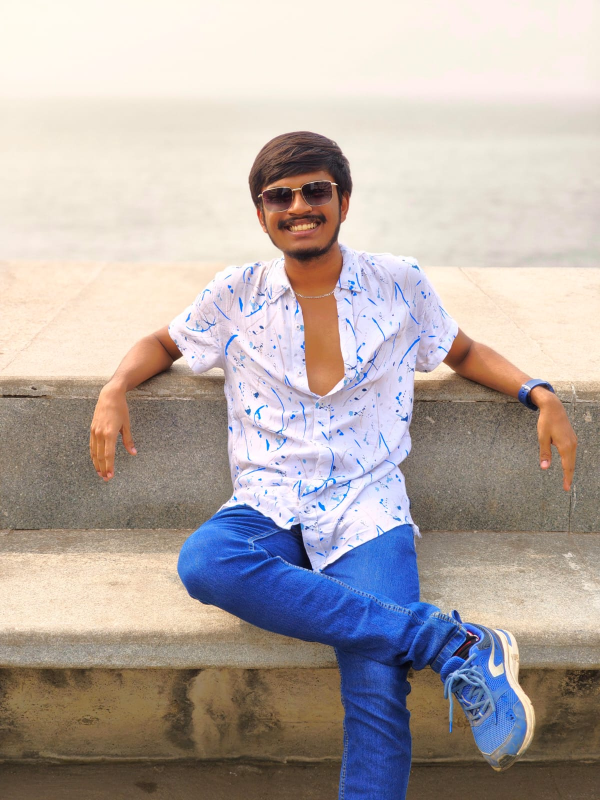
#> input picture Images/Akshat.jpeg, 1200 x 1600 px, found by its file name (shown at 1/2 size)
$ python pipeline.py
#> lines starting #> are read from the running program, lines starting #| are printed output that depends on the picture; after the words box and inside, x2 and y2 are one past the last pixel; in counts of white or black regions, pixels touching at a corner belong together
"""
Portrait -> dithered dot-grid pipeline.

Produces two binary 300x340 grids:
- light_grid: ink where the photo is DARK (normal halftone, bg kept)
- dark_grid: ink where the SUBJECT is LIGHT (bg segmented out, hard-cleared)
"""
import numpy as np
from PIL import Image, ImageOps, ImageEnhance, ImageFilter
from scipy import ndimage
import json

GRID_W, GRID_H = 300, 340

# ---------- 1. crop head+shoulders ----------
def crop_head_shoulders(img, fx, fy, fw, fh):
    face_cx = fx + fw / 2
    crop_h = int(fh * 1.35 / 0.32)
    crop_w = int(crop_h * GRID_W / GRID_H)
    top_of_head = fy - 0.3 * fh
    crop_top = int(top_of_head - 0.12 * crop_h)
    crop_bottom = crop_top + crop_h
    crop_left = int(face_cx - crop_w / 2)
    crop_right = crop_left + crop_w
    return img.crop((crop_left, crop_top, crop_right, crop_bottom))

# ---------- 2. preprocess ----------
def preprocess(img):
    img = img.resize((GRID_W, GRID_H), Image.LANCZOS)
    img = ImageOps.autocontrast(img, cutoff=1)
    img = ImageEnhance.Contrast(img).enhance(1.3)
    img = img.filter(ImageFilter.UnsharpMask(radius=3, percent=140))
    return img

# ---------- 3. background segmentation (for dark mode) ----------
def segment_subject(rgb_arr):
    h, w, _ = rgb_arr.shape
    patches = [
        rgb_arr[0:12, 0:12], rgb_arr[0:12, w-12:w],
        rgb_arr[h-12:h, 0:12], rgb_arr[h-12:h, w-12:w],
    ]
    samples = np.concatenate([p.reshape(-1, 3) for p in patches], axis=0)
    bg_colour = np.median(samples, axis=0)

    dist = np.sqrt(((rgb_arr.astype(np.float32) - bg_colour) ** 2).sum(axis=2))
    thresh = max(28.0, np.percentile(dist, 15) * 1.8)
    subject_mask = dist > thresh

    subject_mask = ndimage.binary_closing(subject_mask, structure=np.ones((5, 5)), iterations=2)
    subject_mask = ndimage.binary_fill_holes(subject_mask)
    labeled, n = ndimage.label(subject_mask)
    if n > 0:
        sizes = ndimage.sum(subject_mask, labeled, range(1, n + 1))
        largest = np.argmax(sizes) + 1
        subject_mask = labeled == largest
    subject_mask = ndimage.binary_erosion(subject_mask, structure=np.ones((3, 3)), iterations=1)
    return subject_mask

# ---------- 4. serpentine Floyd-Steinberg dithering ----------
def floyd_steinberg_serpentine(gray):
    """gray: float array (h,w) in [0,255]. Returns binary array: 1 = ink (dark)."""
    h, w = gray.shape
    buf = gray.astype(np.float64).copy()
    ink = np.zeros((h, w), dtype=np.uint8)
    for y in range(h):
        left_to_right = (y % 2 == 0)
        xs = range(w) if left_to_right else range(w - 1, -1, -1)
        xdir = 1 if left_to_right else -1
        for x in xs:
            old = buf[y, x]
            new = 0.0 if old < 128 else 255.0
            ink[y, x] = 1 if new == 0.0 else 0
            err = old - new
            if left_to_right:
                if x + 1 < w:
                    buf[y, x + 1] += err * 7 / 16
                if y + 1 < h:
                    if x - 1 >= 0:
                        buf[y + 1, x - 1] += err * 3 / 16
                    buf[y + 1, x] += err * 5 / 16
                    if x + 1 < w:
                        buf[y + 1, x + 1] += err * 1 / 16
            else:
                if x - 1 >= 0:
                    buf[y, x - 1] += err * 7 / 16
                if y + 1 < h:
                    if x + 1 < w:
                        buf[y + 1, x + 1] += err * 3 / 16
                    buf[y + 1, x] += err * 5 / 16
                    if x - 1 >= 0:
                        buf[y + 1, x - 1] += err * 1 / 16
    return ink

# ---------- 5. run-length encode rows into path runs ----------
def rows_to_runs(ink):
    """Return list of (y, x_start, run_len) for contiguous 1s per row."""
    h, w = ink.shape
    runs = []
    for y in range(h):
        row = ink[y]
        x = 0
        while x < w:
            if row[x]:
                x0 = x
                while x < w and row[x]:
                    x += 1
                runs.append((y, x0, x - x0))
            else:
                x += 1
    return runs

def main():
    src = Image.open('akshat.jpeg').convert('RGB')
#> src is the input picture: PIL image 1200x1600 RGB; mean R, G, B 180.9, 170.7, 167
    fx, fy, fw, fh = 493, 311, 207, 207
    cropped = crop_head_shoulders(src, fx, fy, fw, fh)
    proc = preprocess(cropped)
    proc.save('processed_300x340.png')

    rgb_arr = np.array(proc)
    gray = np.array(proc.convert('L')).astype(np.float64)

    light_ink = floyd_steinberg_serpentine(gray.copy())
#> after the loop in floyd_steinberg_serpentine, `for y in range(h):`:
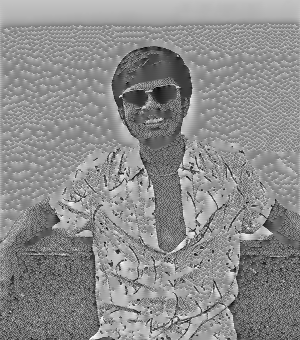
#> buf: shape (340, 300) float64; min -97.98, max 358, mean 153.5; drawn with min black and max white
#> after the loop in floyd_steinberg_serpentine, `for y in range(h):`:
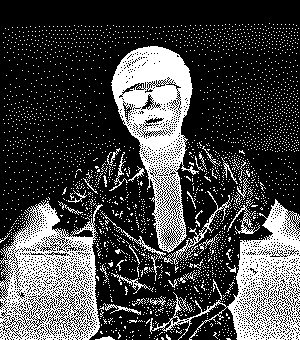
#> ink: shape (340, 300); values 0 (black) and 1 (white), 27.5% white; 2672 white regions (2635 under 20 px), largest, box (x1, y1, x2, y2) and area: (111, 46, 199, 253) 7837, (0, 200, 103, 340) 7798, (150, 199, 300, 340) 6248

    subject_mask = segment_subject(rgb_arr)
#> in segment_subject, `samples = np.concatenate([p.reshape(-1, 3) for p in patches], axis=0)`: samples = 576 rows, first 8: [255, 255, 250], [255, 255, 250], [255, 255, 250], [255, 255, 250], [255, 255, 250], [255, 255, 246], [255, 255, 246], [255, 255, 246]
#> in segment_subject, `bg_colour = np.median(samples, axis=0)`: bg_colour = [249, 243, 216.5]
#> in segment_subject, `dist = np.sqrt(((rgb_arr.astype(np.float32) - bg_colour) ** 2).sum(axi..`:
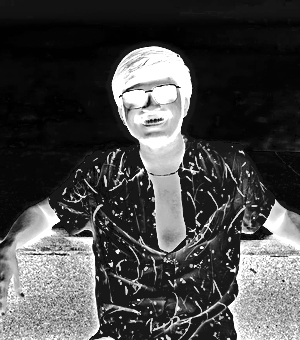
#> dist: shape (340, 300) float64; min 1.12, max 409.8, mean 118.2; drawn with min black and max white
#> in segment_subject, `thresh = max(28.0, np.percentile(dist, 15) * 1.8)`: thresh = 28
#> in segment_subject, `subject_mask = dist > thresh`: subject_mask: shape (340, 300) bool; 62.5% white; 303 black regions (292 under 20 px), largest, box (x1, y1, x2, y2) and area: (0, 10, 300, 238) 36967, (217, 0, 263, 6) 222, (240, 229, 266, 240) 97
#> in segment_subject, `subject_mask = ndimage.binary_closing(subject_mask, structure=np.ones(..`: subject_mask: shape (340, 300) bool; 62.1% white; 2 black regions, box (x1, y1, x2, y2) and area: (0, 0, 300, 340) 38169, (259, 151, 284, 176) 460
#> in segment_subject, `subject_mask = ndimage.binary_fill_holes(subject_mask)`: subject_mask: shape (340, 300) bool; 62.6% white; 1 black region, box (x1, y1, x2, y2) and area: (0, 0, 300, 340) 38169
#> in segment_subject, `labeled, n = ndimage.label(subject_mask)`:
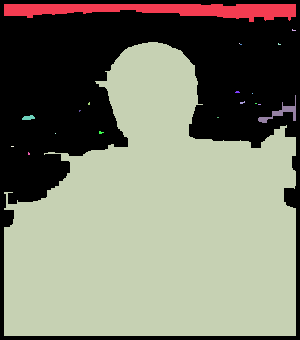
#> labeled: shape (340, 300) int32; 21 distinct labels, from 0 to 20; one colour per label, 0 black
#> in segment_subject, `labeled, n = ndimage.label(subject_mask)`: n = 20
#> in segment_subject, `sizes = ndimage.sum(subject_mask, labeled, range(1, n + 1))`: sizes = 20 values, max 60303 at index 2, min 1 at index 3, mean 3191.6
#> in segment_subject, `largest = np.argmax(sizes) + 1`: largest = 3
#> in segment_subject, `subject_mask = labeled == largest`: subject_mask: shape (340, 300) bool; 59.1% white; 1 black region, box (x1, y1, x2, y2) and area: (0, 0, 300, 340) 41697
#> in segment_subject, `subject_mask = ndimage.binary_erosion(subject_mask, structure=np.ones(..`: subject_mask: shape (340, 300) bool; 57.7% white; 1 black region, box (x1, y1, x2, y2) and area: (0, 0, 300, 340) 43151
    inv_gray = 255.0 - gray
    dark_ink_full = floyd_steinberg_serpentine(inv_gray.copy())
#> after the loop in floyd_steinberg_serpentine (call 2), `for y in range(h):`:
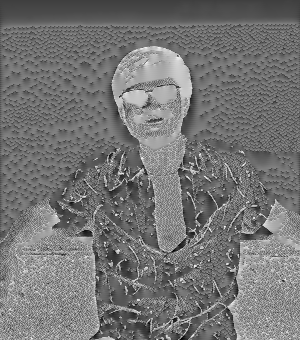
#> buf: shape (340, 300) float64; min -116.6, max 359.2, mean 102.5; drawn with min black and max white
#> after the loop in floyd_steinberg_serpentine (call 2), `for y in range(h):`:
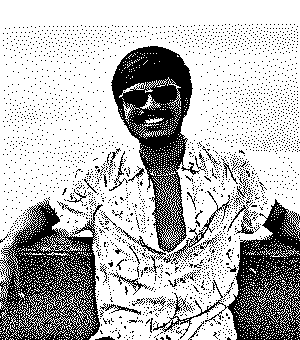
#> ink: shape (340, 300); values 0 (black) and 1 (white), 72.5% white; 2673 black regions (2636 under 20 px), largest, box (x1, y1, x2, y2) and area: (111, 46, 200, 253) 7849, (0, 199, 103, 340) 7797, (153, 199, 300, 340) 6224
    dark_ink = dark_ink_full * subject_mask.astype(np.uint8)
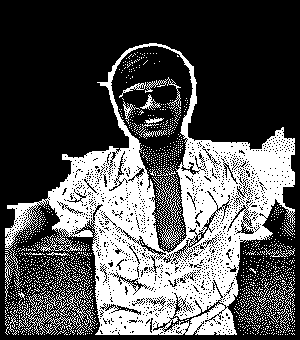
#> dark_ink: shape (340, 300); values 0 (black) and 1 (white), 33% white; 1413 white regions (1389 under 20 px), largest, box (x1, y1, x2, y2) and area: (5, 43, 295, 335) 28182, (18, 288, 93, 335) 888, (153, 176, 182, 249) 553

    print("light ink count:", int(light_ink.sum()))
#| light ink count: 28000
    print("dark ink count:", int(dark_ink.sum()))
#| dark ink count: 33618
    print("subject mask px:", int(subject_mask.sum()), "/", subject_mask.size)
#| subject mask px: 58849 / 102000

    np.save('light_ink.npy', light_ink)
    np.save('dark_ink.npy', dark_ink)
    np.save('subject_mask.npy', subject_mask)

    Image.fromarray(((1 - light_ink) * 255).astype(np.uint8)).save('preview_light.png')
    Image.fromarray((dark_ink * 255).astype(np.uint8)).save('preview_dark.png')
    Image.fromarray((subject_mask * 255).astype(np.uint8)).save('preview_mask.png')

if __name__ == '__main__':
    main()
